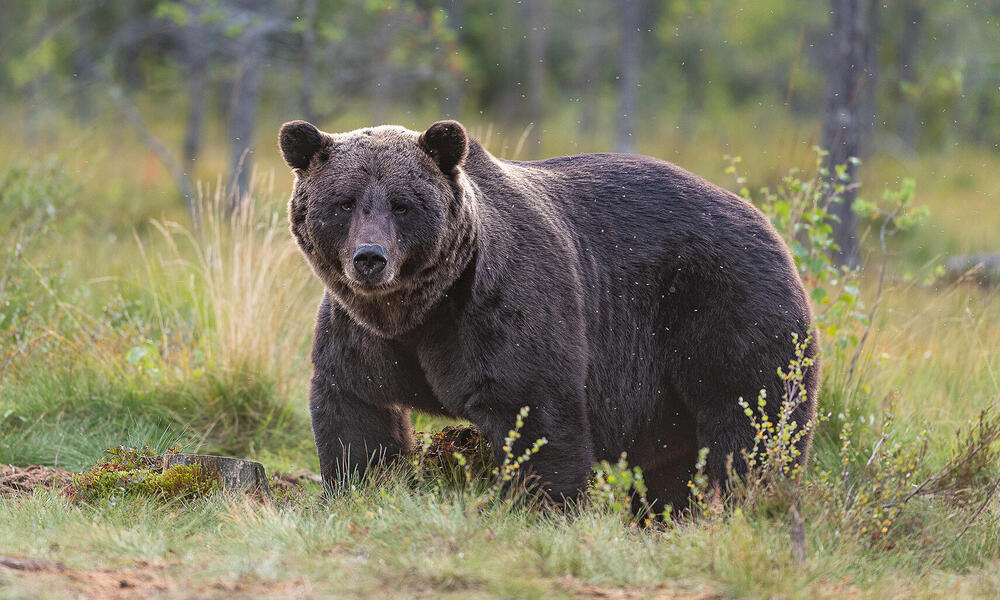
#> input picture bear.jpg, 1000 x 600 px
$ python denoise_built_in.py
#> lines starting #> are read from the running program, lines starting #| are printed output that depends on the picture; after the words box and inside, x2 and y2 are one past the last pixel; in counts of white or black regions, pixels touching at a corner belong together; long printed decimals are rounded
import numpy as np
import random
import cv2
from matplotlib import pyplot as plt

# Load the image
image = cv2.imread('bear.jpg', 0)
#> image: shape (600, 1000); min 0, max 255, mean 121.7


# Defining Gaussian noise function
def add_gaussian_noise(image, mean, std, intensity):
    noise = np.random.normal(mean, std, image.shape).astype(np.float32)
    noise *= intensity
    noisy_image = cv2.add(image, noise.astype(np.uint8))
    return noisy_image


def add_salt_pepper_noise(image, salt_ratio, pepper_ratio, block_size):
    if len(image.shape) == 2:  # Grayscale image
        h, w = image.shape
        c = 1
    else:  # Color image
        h, w, c = image.shape

    noisy_salt_pepper_image = np.copy(image)
    num_salt_blocks = int(salt_ratio * (h // block_size) * (w // block_size))
    num_pepper_blocks = int(pepper_ratio * (h // block_size) * (w // block_size))

    # Add salt noise
    for _ in range(num_salt_blocks):
        y = np.random.randint(0, h // block_size)
        x = np.random.randint(0, w // block_size)
        if c == 1:
            noisy_salt_pepper_image[y * block_size:(y + 1) * block_size, x * block_size:(x + 1) * block_size] = 255
        else:
            noisy_salt_pepper_image[y * block_size:(y + 1) * block_size, x * block_size:(x + 1) * block_size, :] = 255

    # Add pepper noise
    for _ in range(num_pepper_blocks):
        y = np.random.randint(0, h // block_size)
        x = np.random.randint(0, w // block_size)
        if c == 1:
            noisy_salt_pepper_image[y * block_size:(y + 1) * block_size, x * block_size:(x + 1) * block_size] = 0
        else:
            noisy_salt_pepper_image[y * block_size:(y + 1) * block_size, x * block_size:(x + 1) * block_size, :] = 0

    return noisy_salt_pepper_image


# Denoise function (using built in median blur filter)
def denoise_salt_pepper_image(img, k):
    de_img = cv2.medianBlur(img, k)
    return de_img


def denoise_gaussian_image(img, k, sigma):
    de_img = cv2.GaussianBlur(img, (k, k), sigma)
    de_img1 = cv2.medianBlur(de_img, 5)
    return de_img1


# Displaying noisy images function
def displayNoisyImages(row, col, image1, image2, image3):
    fig, axs = plt.subplots(row, col, figsize=(15, 5))
    fig.tight_layout()
    fig.suptitle("Original and Noisy Images comparison", fontsize=16, fontweight='bold')
    axs[0].imshow(cv2.cvtColor(image1, cv2.COLOR_BGR2RGB))
    axs[0].set_title('Original')
    axs[1].imshow(cv2.cvtColor(image2, cv2.COLOR_BGR2RGB))
    axs[1].set_title('Noisy image (Gaussian)')
    axs[2].imshow(cv2.cvtColor(image3, cv2.COLOR_BGR2RGB))
    axs[2].set_title('Noisy image (Salt and Pepper)')
    plt.show()


# Displaying denoise images
def displayDenoise(row, col, image1, image2, image3):
    fig, axs = plt.subplots(row, col, figsize=(15, 5))
    fig.tight_layout()
    fig.suptitle("Original and Denoise Images comparison", fontsize=16, fontweight='bold')
    axs[0].imshow(cv2.cvtColor(image1, cv2.COLOR_BGR2RGB))
    axs[0].set_title('Original')
    axs[1].imshow(cv2.cvtColor(image2, cv2.COLOR_BGR2RGB))
    axs[1].set_title('Denoise image (Gaussian)')
    axs[2].imshow(cv2.cvtColor(image3, cv2.COLOR_BGR2RGB))
    axs[2].set_title('Denoise image (Salt and Pepper)')
    plt.show()


# Printing accuracy percentage and loss of the filtered image (denoise) compare to the orginal
def percentage(image1, image2):
    different = cv2.absdiff(image1, image2)
    if len(different.shape) > 2 and different.shape[2] == 3:
        # Convert the difference image to grayscale if it is color (BGR format)
        gray = cv2.cvtColor(different, cv2.COLOR_BGR2GRAY)
    else:
        gray = different

    _, threshold = cv2.threshold(gray, 0, 255, cv2.THRESH_BINARY + cv2.THRESH_OTSU)
    pixels = threshold.shape[0] * threshold.shape[1]
    changed_pixels = cv2.countNonZero(threshold)
    accuracy_percent = ((pixels - changed_pixels) / pixels) * 100
    loss_percent = (changed_pixels / pixels) * 100
    print("Accuracy in percentage is:" + str(accuracy_percent) + "%")
    print("Total loss in percentage is:" + str(loss_percent) + "%")


# Adding the noise
noisy_gaussian_image = add_gaussian_noise(image, 0, 50, intensity=0.02)
noisy_salt_pepper_image = add_salt_pepper_noise(image, 0.01, 0.01, 3)
#> after the loop in add_salt_pepper_noise, `for _ in range(num_salt_blocks):`:
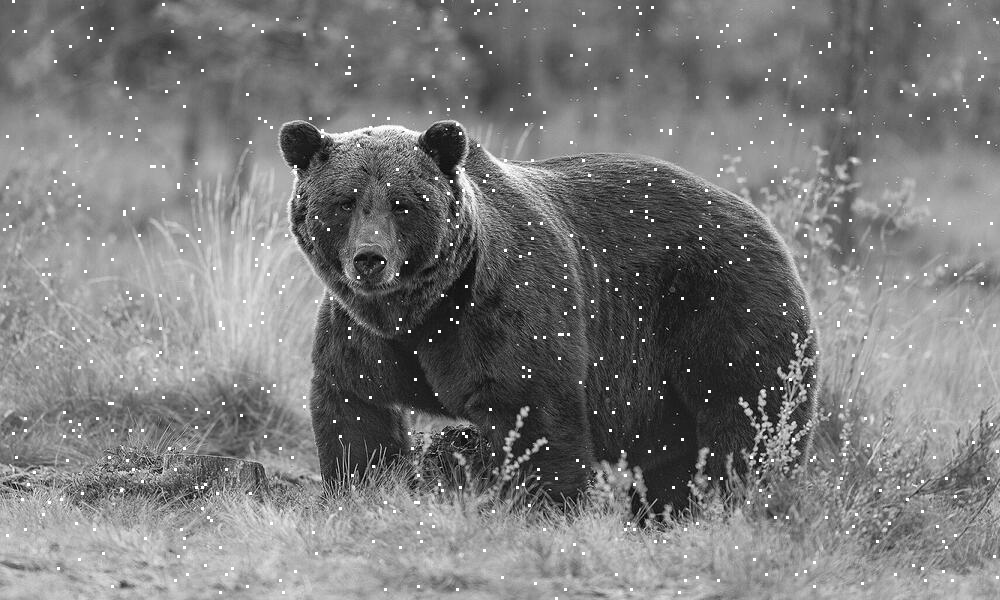
#> noisy_salt_pepper_image: shape (600, 1000); min 0, max 255, mean 123.1
#> after the loop in add_salt_pepper_noise, `for _ in range(num_pepper_blocks):`:
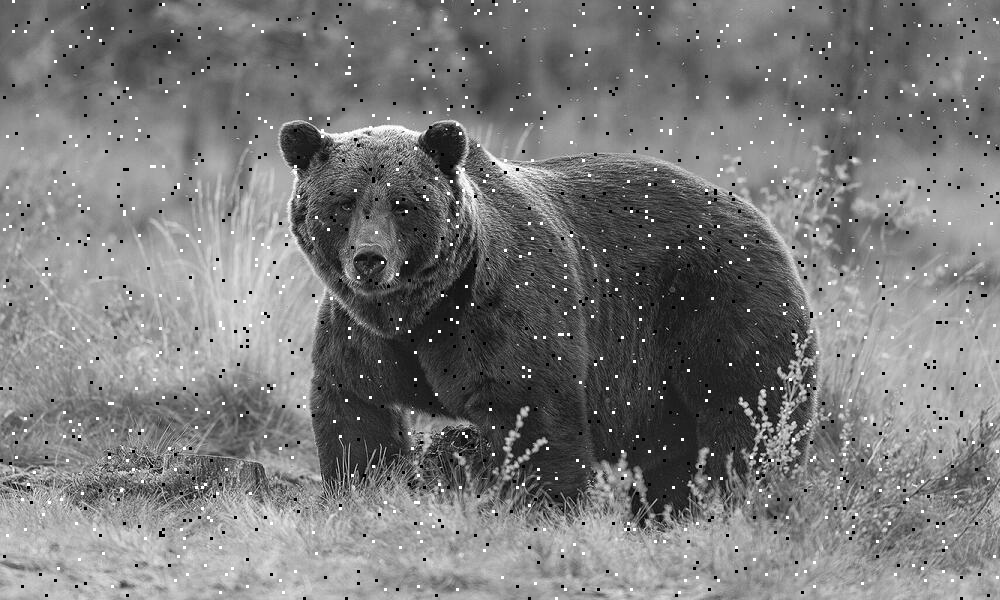
#> noisy_salt_pepper_image: shape (600, 1000); 1% of pixels changed, all inside (x1, y1, x2, y2) = (0, 0, 999, 600)

# Storing images with noise added
cv2.imwrite('noisy_gaussian_image.jpg', noisy_gaussian_image)
cv2.imwrite('noisy_salt_pepper_image.jpg', noisy_salt_pepper_image)

# Denoise
gaussian = denoise_gaussian_image(noisy_gaussian_image, 25, 1.0)
#> in denoise_gaussian_image, `de_img = cv2.GaussianBlur(img, (k, k), sigma)`:
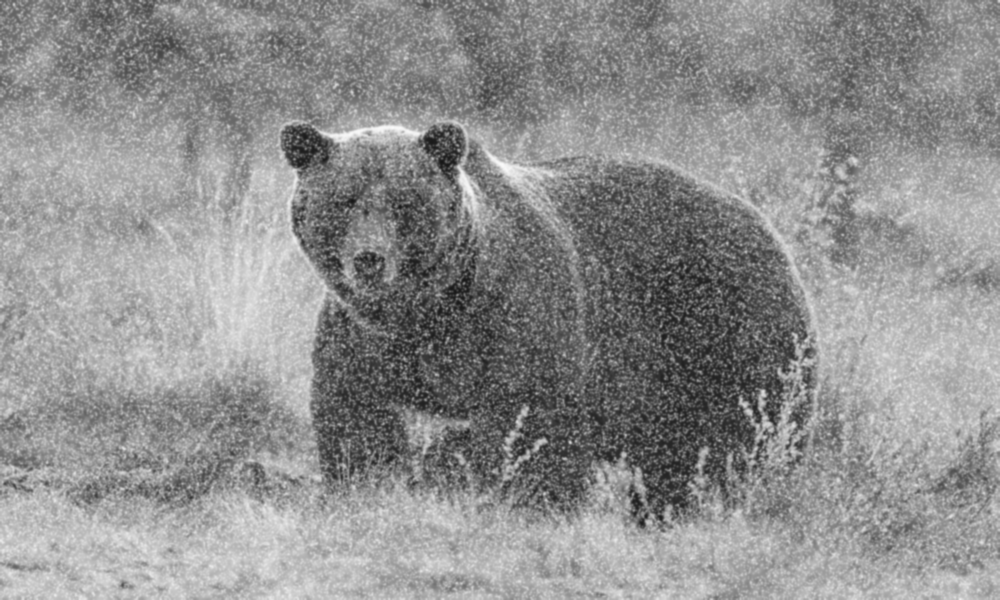
#> de_img: shape (600, 1000); min 23, max 250, mean 142.9
salt_pepper = denoise_salt_pepper_image(noisy_salt_pepper_image, 5)

# Printing the percentages
percentage(image, gaussian)
#> in percentage, `_, threshold = cv2.threshold(gray, 0, 255, cv2.THRESH_BINARY + cv2.THR..`:
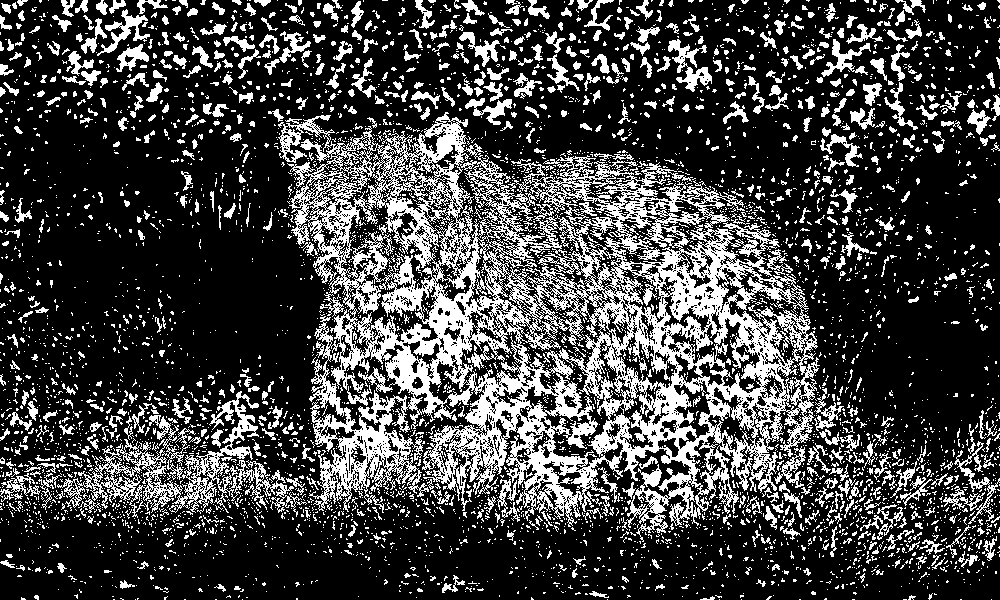
#> threshold: shape (600, 1000); 26% white; 5271 white regions (4550 under 20 px), largest, box (x1, y1, x2, y2) and area: (278, 112, 820, 542) 85360, (57, 391, 307, 518) 6640, (668, 39, 712, 92) 859
#> in percentage, `changed_pixels = cv2.countNonZero(threshold)`: changed_pixels = 155947
#> in percentage, `accuracy_percent = ((pixels - changed_pixels) / pixels) * 100`: accuracy_percent = 74.01
#> in percentage, `loss_percent = (changed_pixels / pixels) * 100`: loss_percent = 25.99
#| Accuracy in percentage is:74.009%
#| Total loss in percentage is:25.991%
percentage(image, salt_pepper)
#> in percentage (call 2), `different = cv2.absdiff(image1, image2)`:
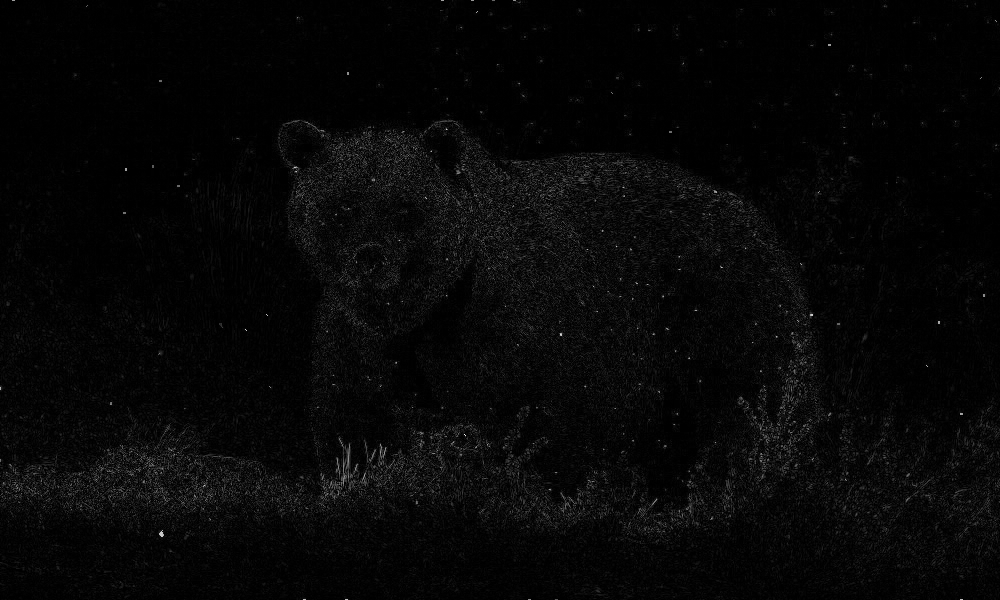
#> different: shape (600, 1000); min 0, max 246, mean 6.8
#> in percentage (call 2), `_, threshold = cv2.threshold(gray, 0, 255, cv2.THRESH_BINARY + cv2.THR..`:
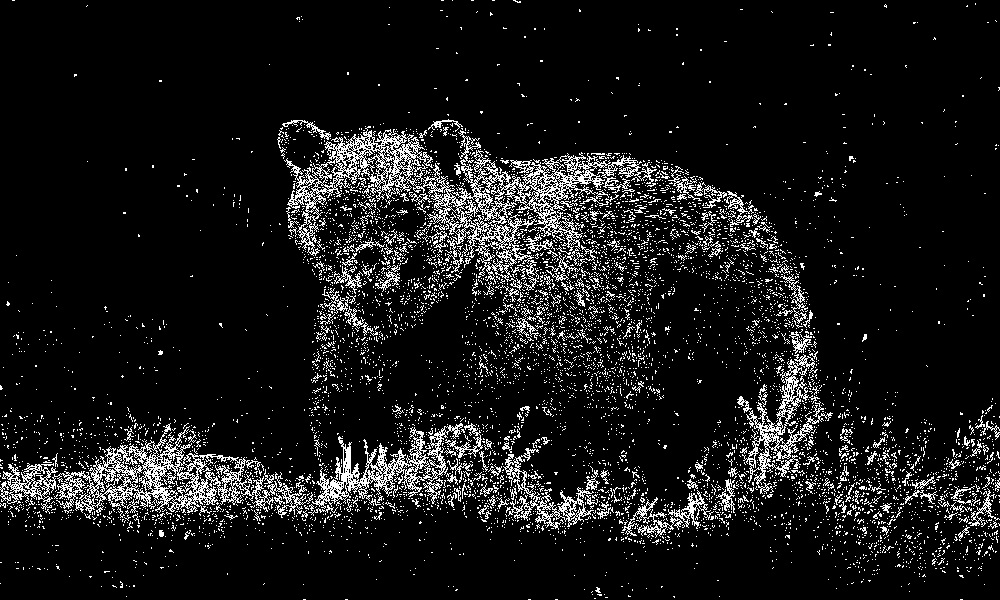
#> threshold: shape (600, 1000); 9.3% white in thin lines or dots
#> in percentage (call 2), `changed_pixels = cv2.countNonZero(threshold)`: changed_pixels = 55788
#> in percentage (call 2), `accuracy_percent = ((pixels - changed_pixels) / pixels) * 100`: accuracy_percent = 90.7
#> in percentage (call 2), `loss_percent = (changed_pixels / pixels) * 100`: loss_percent = 9.3
#| Accuracy in percentage is:90.702%
#| Total loss in percentage is:9.298%

# Displaying images
displayNoisyImages(1, 3, image, noisy_gaussian_image, noisy_salt_pepper_image)
#> in displayNoisyImages, `plt.show()`:
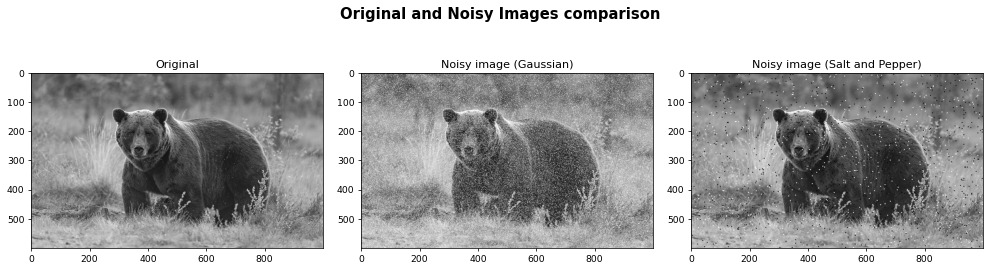
#> figure drawn by matplotlib, 3 panels
displayDenoise(1, 3, image, gaussian, salt_pepper)
